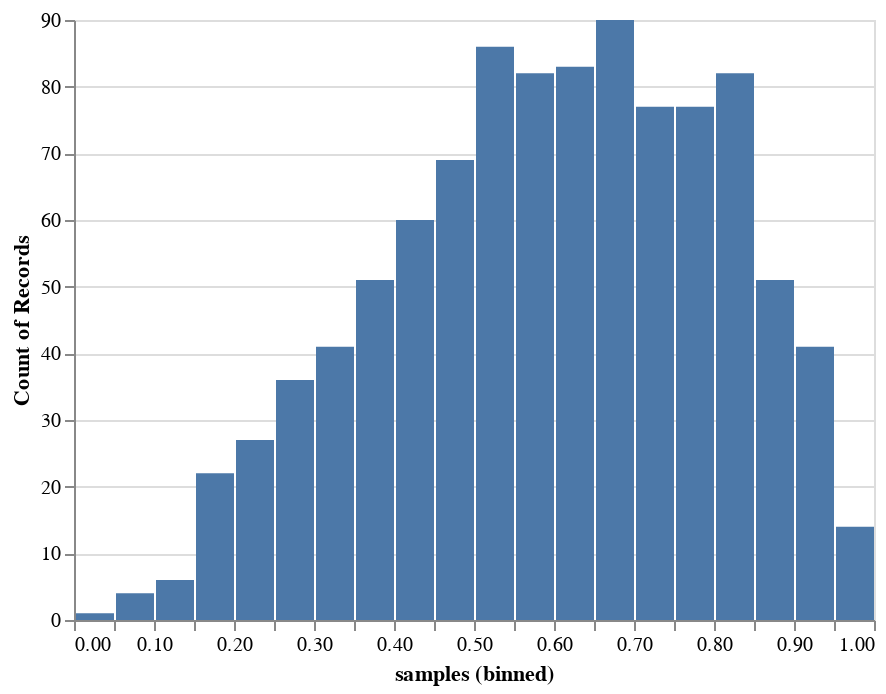

Notebook cell for this chart:
### Markdown cell above
### Informed Prior on the Coin

Might be likely that the coin is still fair but with a higher chance of being biased toward heads

### Code cell
prior = Beta(3, 2)
prior.plot_distribution()

### Figure 1 — Vega-Lite specification as saved in the notebook (floating-point values rounded to 4 significant figures; data arrays with more than 128 entries replaced by an {"elided": "..."} marker saying what was removed)
{"config": {"view": {"continuousWidth": 400, "continuousHeight": 300}}, "data": {"name": "data-a53f783523a4837a5b3d840243d3ea99"}, "mark": "bar", "encoding": {"x": {"bin": {"extent": [0, 1], "step": 0.05}, "field": "samples", "type": "quantitative"}, "y": {"aggregate": "count", "type": "quantitative"}}, "$schema": "https://vega.github.io/schema/vega-lite/v4.17.0.json", "datasets": {"data-a53f783523a4837a5b3d840243d3ea99": {"elided": "1000 records"}}}
